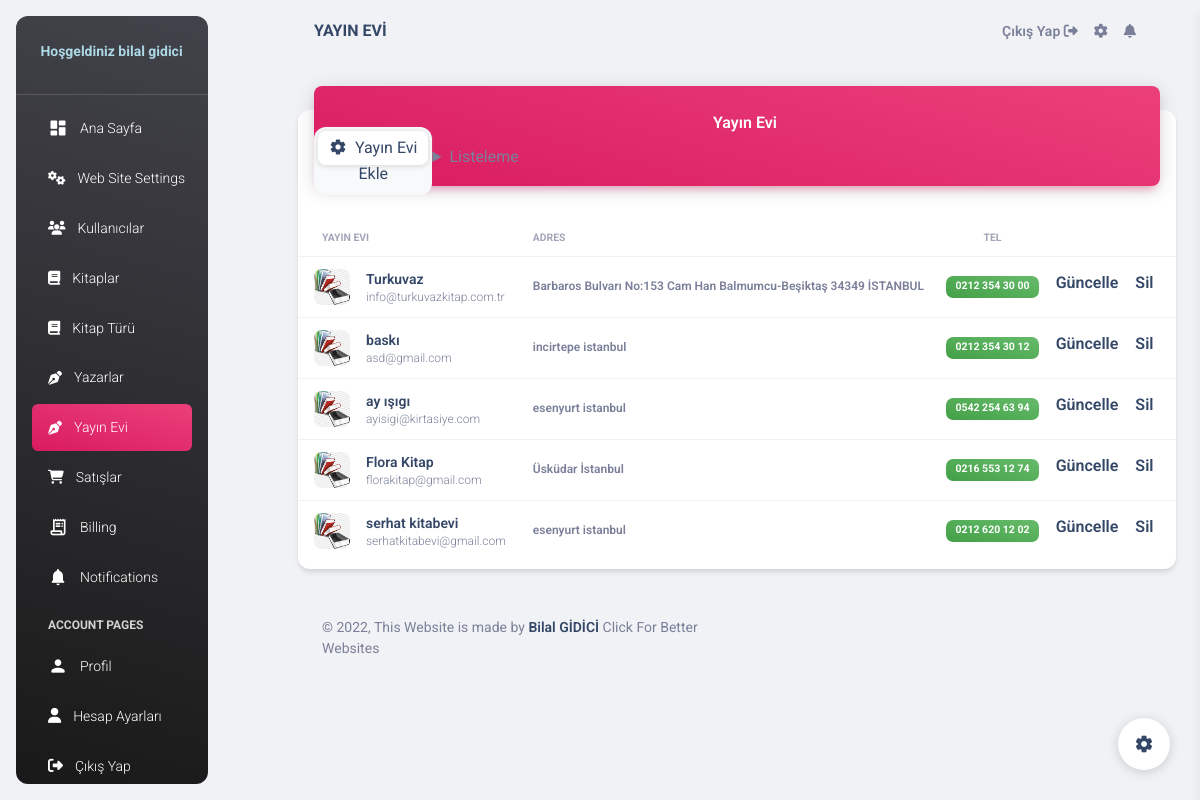
Page /pages/publisher.php (signed in) on the committed database.
### tables this page shows
CREATE TABLE `user` (
  `id` int(11) UNSIGNED NOT NULL,
  `Name` varchar(50) NOT NULL,
  `Surname` varchar(50) NOT NULL,
  `Email` varchar(60) NOT NULL,
  `Password` varchar(255) NOT NULL,
  `Sex` varchar(6) NOT NULL,
  `Status` tinyint(1) NOT NULL DEFAULT 0,
  `Active` tinyint(1) NOT NULL DEFAULT 0,
  `Customer` tinyint(1) NOT NULL DEFAULT 0,
  `RegisterDate` datetime NOT NULL,
  `RegisterIp` varchar(20) NOT NULL,
  `actcode` int(5) NOT NULL,
  `Bakiye` float NOT NULL DEFAULT 0
);

CREATE TABLE `publisher` (
  `yid` int(10) UNSIGNED NOT NULL,
  `yAdi` varchar(255) NOT NULL,
  `yAdres` text NOT NULL,
  `yTel` varchar(15) NOT NULL,
  `yEmail` varchar(255) NOT NULL
);

### transactions/sessionquery.php (called while the page is built, shortened)
<?php
    require_once("settings.php");
    require_once("function.php");
	if(isset($_SESSION["user"]))
	{
		$sessionquery = $dbconnect->prepare("select * from user where Email = ?");
		$sessionquery->execute(array($_SESSION["user"]));
		$userr =$sessionquery->fetch(PDO::FETCH_ASSOC);
	}
?>

### transactions/statusquery.php (called while the page is built, shortened)
<?php
require_once("settings.php");
require_once("function.php");
?>
<?php
   $stquery        =   $dbconnect->prepare("SELECT * FROM user where Status =1 ");
   $stquery->execute();
?>

### transactions/settings.php (called while the page is built, shortened)
<?php
	try {
        $dbconnect=new PDO("mysql:host=localhost;dbname=databaseproject;charset=utf8;","root","");
	} catch (PDOException $ErrorMessage) {
		echo "fail..> ".$ErrorMessage->getMessage();
        die();
	}
    $stq    =   $dbconnect->prepare("select * from settings LIMIT 1");
    $stq->execute();
    $stcount    =   $stq->rowCount();
    $setting    =   $stq->fetch(PDO::FETCH_ASSOC);
     if ($stcount>0) {
         $stlink    = $setting["SiteLink"];
     }else
     {
         header("Location:".$stlink."/pages/sign-up.php");
         die();
     }
	?>

### pages/publisher.php (the view, shortened to what this page needs)
<?php
    $page_title="YAYIN EVİ";
    include '../hf/header.php';
    if ($userr["Status"]==1 || $userr["Active"]==1) {
?>
<?php
if (isset($_GET["s"])) {
  if ($_GET["s"]=="et") {
    $publisher    = $dbconnect->prepare("select * from publisher");
  }
  elseif($_GET["s"]=="az")
  {
  $publisher   = $dbconnect->prepare("select * from publisher ORDER BY yAdi ASC");
  }
}else{
  $publisher    = $dbconnect->prepare("select * from publisher");
}
$publisher->execute();
$publisher =$publisher->fetchAll(PDO::FETCH_ASSOC);
?>
<div class="container-fluid py-4">
      <div class="row">
        <div class="col-12">
          <div class="card my-4">
            <div class="card-header p-0 position-relative mt-n4 mx-3 z-index-2">
              <div class="bg-gradient-primary shadow-primary border-radius-lg pt-4 pb-3">
                <h6 class="text-white text-capitalize ps-3" style="text-align:center">Yayın Evi</h6>
              <div style="float:left;  margin-top:-2%; width:14%;">
                <ul class="nav nav-pills nav-fill p-1" role="tablist">
                <li class="nav-item">
                <a class="nav-link mb-0 px-0 py-1 active "  href="<?php echo $stlink ?>/pages/publisheradd.php" role="tab" aria-selected="true">
                <i class="material-icons text-lg position-relative">settings</i>
                <span class="ms-1">Yayın Evi Ekle </span>
                  </a>
                </li>
              </ul>
                 </div>
<div class="list">
<details>
<summary>Listeleme</summary>
</details>
</div>
              </div>
            </div>
            <div class="card-body px-0 pb-2">
              <div class="table-responsive p-0">
                <table class="table align-items-center mb-0">
                  <thead>
                    <tr>
                      <th class="text-uppercase text-secondary text-xxs font-weight-bolder opacity-7">Yayın Evi</th>
                      <th class="text-uppercase text-secondary text-xxs font-weight-bolder opacity-7 ps-2">Adres</th>
                      <th class="text-center text-uppercase text-secondary text-xxs font-weight-bolder opacity-7">Tel</th>
                      <th class="text-center text-uppercase text-secondary text-xxs font-weight-bolder opacity-7"></th>
                      <th class="text-secondary opacity-7"></th>
                    </tr>
                  </thead>
        <tbody>
 <?php
    foreach ($publisher as $key) {
?>
                    <tr>
                      <td>
                        <div class="d-flex px-2 py-1">
                          <div>
                            <img src="../assets/img/publisher.jpg" class="avatar avatar-sm me-3 border-radius-lg" alt="user1">
                          </div>
                          <div class="d-flex flex-column justify-content-center">
                            <h6 class="mb-0 text-sm"><?php echo $key["yAdi"] ?></h6>
                            <p class="text-xs text-secondary mb-0"><?php echo $key["yEmail"] ?></p>
                          </div>
                        </div>
                      </td>
                      <td>
                        <p class="text-xs font-weight-bold mb-0"><?php echo $key["yAdres"] ?></p>
                      </td>
                      <td class="align-middle text-center text-sm">
                        <span class="badge badge-sm bg-gradient-success"><?php echo $key["yTel"] ?></span>
                      </td>
                      <td class="align-middle">
                        <a href="publisher-update.php?id=<?php echo $key["yid"] ?>" class="text-secondary font-weight-bold text-xs" data-toggle="tooltip" data-original-title="Edit user">
                          <h6>Güncelle</h6>
                        </a>
                      </td>
                      <td class="align-middle">
                        <a href="../transactions/publisher-del.php?id=<?php echo $key["yid"] ?>" class="text-secondary font-weight-bold text-xs" data-toggle="tooltip" data-original-title="Edit user">
                         <h6>Sil</h6>
                        </a>
                      </td>
                    </tr>
<?php
  }
?>
        </tbody>
                </table>
              </div>
            </div>
          </div>
        </div>
      </div>
<?php
include '../hf/footer.php';
}else {
  header("location:".$stlink."/transactions/exit.php");
  exit();
}
?>

### hf/header.php (shortened to what this page needs)
<?php
require_once("../transactions/settings.php");
require_once("../transactions/function.php");
require_once("../transactions/sessionquery.php");
require_once("../transactions/statusquery.php");
?>
<!DOCTYPE html>
<html lang="en">
<head>
  <link href="../assets/css/nucleo-icons.css" rel="stylesheet" />
  <link href="../assets/css/nucleo-svg.css" rel="stylesheet" />
  <link id="pagestyle" href="../assets/css/material-dashboard.css?v=3.0.0" rel="stylesheet" />
</head>
<body class="g-sidenav-show  bg-gray-200">
<?php
if(isset($_SESSION["user"]))
{
?>
<?php
if ($userr["Status"]==1 && $userr["Active"]==1 && $userr["Customer"]==0) {
?>
<aside style="width:16%;" class="sidenav navbar navbar-vertical navbar-expand-xs border-0 border-radius-xl my-3 fixed-start ms-3   bg-gradient-dark" id="sidenav-main">
    <div style="margin-left:-5%;" class="sidenav-header">
      <a class="navbar-brand m-0" href="../pages/accountupdate.php">
      <span style="color: lightblue;" class="font-weight-bolder mb-0"><i  style="font-size:8px;">&nbsp</i>Hoşgeldiniz  <?php echo $userr["Name"]." ".$userr["Surname"] ?></span>
          </a>
    </div>
    <hr class="horizontal light mt-0 mb-2">
    <div class="collapse navbar-collapse  w-auto  max-height-vh-100" style="height:100%!important;" id="sidenav-collapse-main">
      <ul class="navbar-nav">
        <li class="nav-item">
          <a class="nav-link text-white " id="anasayfa" href="../pages/dashboard.php">
            <div class="text-white text-center me-2 d-flex align-items-center justify-content-center">
              <i class="material-icons opacity-10">dashboard</i>
            </div>
            <span class="nav-link-text ms-1">Ana Sayfa</span>
          </a>
        </li>
        <li class="nav-item">
          <a class="nav-link text-white  " id="websitesetting" href="../pages/websitesetting.php">
            <div class="text-white text-center me-2 d-flex align-items-center justify-content-center">
              <i class="fas fa-cogs"></i>
            </div>
            <span class="nav-link-text ms-1">Web Site Settings</span>
          </a>
        </li>
        <li class="nav-item">
          <a class="nav-link text-white  " id="kullanicilar" href="../pages/tables.php">
            <div class="text-white text-center me-2 d-flex align-items-center justify-content-center">
            <i class="fas fa-users"></i>
            </div>
            <span class="nav-link-text ms-1">Kullanıcılar</span>
          </a>
        </li>
        <li class="nav-item">
          <a class="nav-link text-white  " id="books" href="../pages/books.php">
            <div class="text-white text-center me-2 d-flex align-items-center justify-content-center">
              <i class="fas fa-book"></i>
            </div>
            <span class="nav-link-text ms-1">Kitaplar</span>
          </a>
        </li>
        <li class="nav-item">
          <a class="nav-link text-white " id="kitapTuru" href="../pages/booktype.php">
            <div class="text-white text-center me-2 d-flex align-items-center justify-content-center">
            <i class="fas fa-book"></i>
            </div>
            <span class="nav-link-text ms-1">Kitap Türü</span>
          </a>
        </li>
        <li class="nav-item">
          <a class="nav-link text-white " id="writers" href="../pages/writers.php">
            <div class="text-white text-center me-2 d-flex align-items-center justify-content-center">
            <i class="fas fa-pen-nib"></i>
            </div>
            <span class="nav-link-text ms-1">Yazarlar</span>
          </a>
        </li>
        <li class="nav-item">
          <a class="nav-link text-white " id="yayinevleri" href="../pages/publisher.php">
            <div class="text-white text-center me-2 d-flex align-items-center justify-content-center">
            <i class="fas fa-pen-nib"></i>
            </div>
            <span class="nav-link-text ms-1">Yayın Evi</span>
          </a>
        </li>
        <li class="nav-item">
          <a class="nav-link text-white " id="satislar" href="../pages/sales.php?list=bos&page=1">
            <div class="text-white text-center me-2 d-flex align-items-center justify-content-center">
            <i class="fas fa-shopping-cart"></i>
            </div>
            <span class="nav-link-text ms-1">Satışlar</span>
          </a>
        </li>
        <li class="nav-item">
          <a class="nav-link text-white " id="billing" href="../pages/billing.php">
            <div class="text-white text-center me-2 d-flex align-items-center justify-content-center">
              <i class="material-icons opacity-10">receipt_long</i>
            </div>
            <span class="nav-link-text ms-1">Billing</span>
          </a>
        </li>
        <li class="nav-item">
          <a class="nav-link text-white " id ="notifications" href="../pages/notifications.php">
            <div class="text-white text-center me-2 d-flex align-items-center justify-content-center">
              <i class="material-icons opacity-10">notifications</i>
            </div>
            <span class="nav-link-text ms-1">Notifications</span>
          </a>
        </li>
        <li class="nav-item mt-3">
          <h6 class="ps-4 ms-2 text-uppercase text-xs text-white font-weight-bolder opacity-8">Account pages</h6>
        </li>
        <li class="nav-item">
          <a class="nav-link text-white " id="profile" href="../pages/profile.php">
            <div class="text-white text-center me-2 d-flex align-items-center justify-content-center">
              <i class="material-icons opacity-10">person</i>
            </div>
            <span class="nav-link-text ms-1">Profil</span>
          </a>
        </li>
        <li class="nav-item">
          <a class="nav-link text-white "  id="accountupdate" href="../pages/accountupdate.php">
            <div class="text-white text-center me-2 d-flex align-items-center justify-content-center">
            <i class="fas fa-user" style="font-size:15px;"></i>
            </div>
            <span class="nav-link-text ms-1">Hesap Ayarları</span>
          </a>
        </li>
        <li class="nav-item">
          <a class="nav-link text-white " id="sign-out" href="../transactions/exit.php">
            <div class="text-white text-center me-2 d-flex align-items-center justify-content-center">
            <i class="fas fa-sign-out-alt" style="font-size:15px;"></i>
            </div>
            <span class="nav-link-text ms-1">Çıkış Yap</span>
          </a>
        </li>
  </aside>
  <main class="main-content position-relative max-height-vh-100 h-100 border-radius-lg ">
    <nav class="navbar navbar-main navbar-expand-lg px-0 mx-4 shadow-none border-radius-xl" id="navbarBlur" navbar-scroll="true">
      <div class="container-fluid py-1 px-3">
        <nav aria-label="breadcrumb">
          <h6 class="font-weight-bolder mb-0"><?php echo $page_title ?? "Admin" ?></h6>
        </nav>
        <div class="collapse navbar-collapse mt-sm-0 mt-2 me-md-0 me-sm-4" id="navbar">
          <div class="ms-md-auto pe-md-3 d-flex align-items-center">
          <ul class="navbar-nav  justify-content-end">
            <li class="nav-item d-flex align-items-center">
                  <a href="../transactions/exit.php" class="nav-link text-body font-weight-bold px-0">
                <span class="d-sm-inline d-none">Çıkış Yap</span>
                <i class="fa fa-sign-out"></i>
              </a>
            </li>
           <li class="nav-item px-3 d-flex align-items-center">
              <a href="../pages/accountupdate.php?id=<?php echo $userr["id"] ?>" class="nav-link text-body p-0">
                <i class="fa fa-cog      cursor-pointer"></i>
              </a>
            </li>
            <li class="nav-item dropdown pe-2 d-flex align-items-center">
              <a href="javascript:;" class="nav-link text-body p-0" id="dropdownMenuButton" data-bs-toggle="dropdown" aria-expanded="false">
                <i class="fa fa-bell cursor-pointer"></i>
              </a>
            </li>
          </ul>
        </div>
      </div>
    </nav>
<?php
}else
{
  header("location:".$stlink."pages/sign-in.php");
  die();
}
?>
<?php
}
?>

### rows in the picture
user: Name "bilal", Surname "gidici"
publisher: yAdi "Turkuvaz", yEmail "info@turkuvazkitap.com.tr", yAdres "Barbaros Bulvarı No:153 Cam Han Balmumcu-Beşiktaş 34349 İSTANBUL", yTel "0212 354 30 00"
publisher: yAdi "baskı", yEmail "asd@gmail.com", yAdres "incirtepe istanbul", yTel "0212 354 30 12"
publisher: yAdi "ay ışıgı", yEmail "ayisigi@kirtasiye.com", yAdres "esenyurt istanbul", yTel "0542 254 63 94"
publisher: yAdi "Flora Kitap", yEmail "florakitap@gmail.com", yAdres "Üsküdar İstanbul", yTel "0216 553 12 74"
publisher: yAdi "serhat kitabevi", yEmail "serhatkitabevi@gmail.com", yAdres "esenyurt istanbul", yTel "0212 620 12 02"

### other values in the picture
$page_title "YAYIN EVİ"
